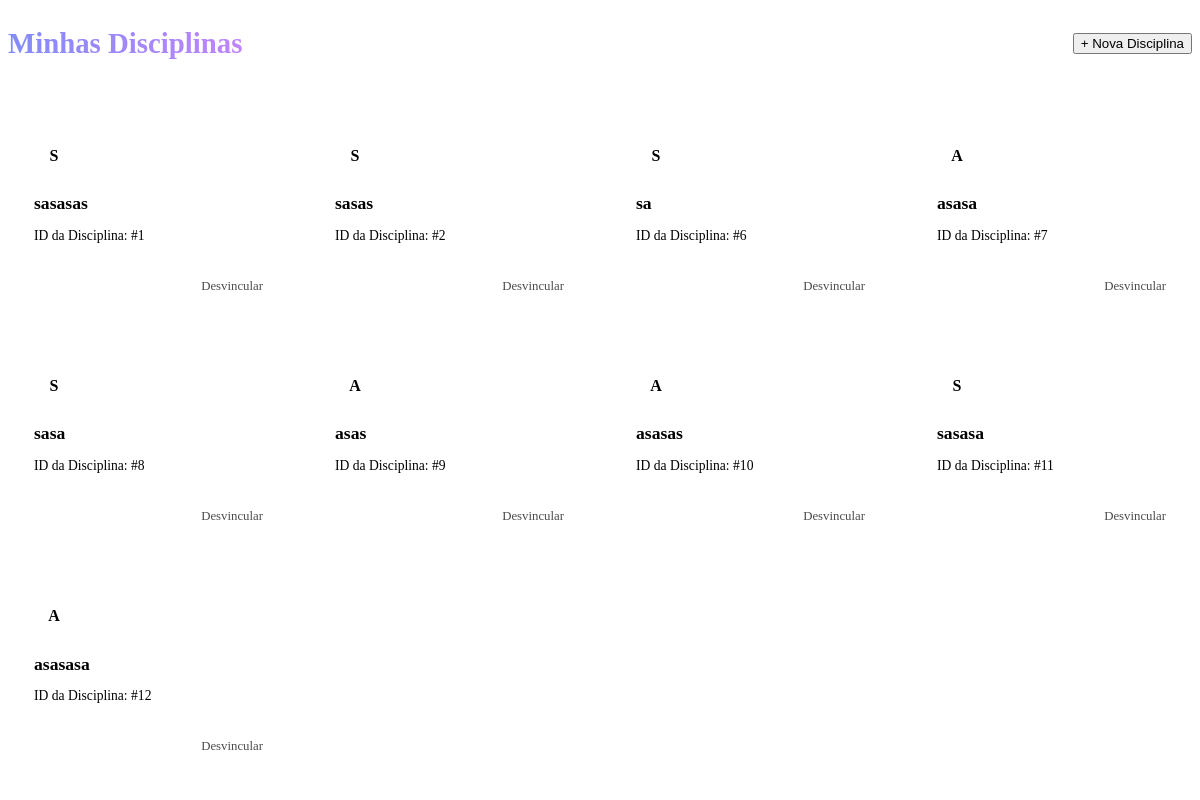
Before: /listar_disciplinas (signed in) with the older database file.
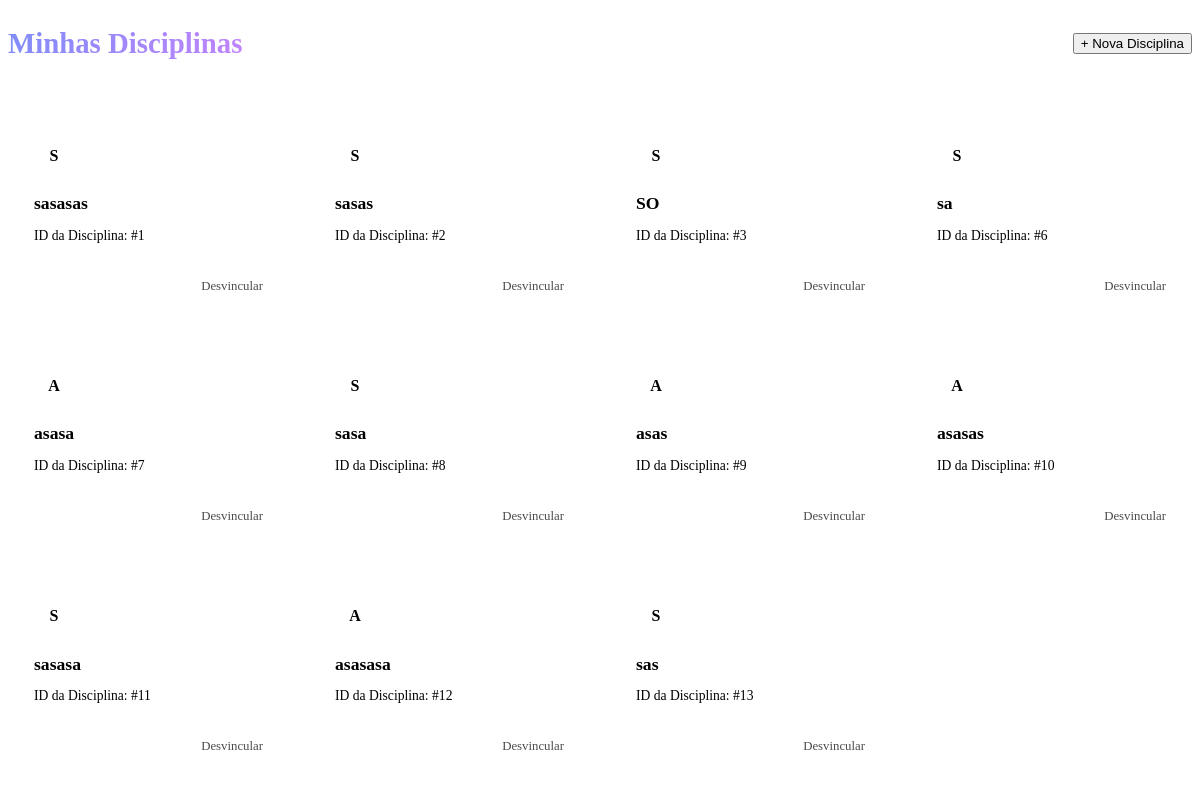
After: the same page with the newer database file.
### backend/database/database.py (models this page shows)
class Disciplina(SQLModel,table = True):
    id: Optional[int] = Field(default=None, primary_key=True)
    nome: str = Field(unique=True)

### backend/main.py (the view)
@app.get("/listar_disciplinas")
async def list_tasks(request:Request,conta_id: str = Cookie(None)):
    if not conta_id:
           raise HTTPException(
                status_code=401,detail="É necessário estar logado para essa requisição"
            )
    with Session(engine) as session:
       query = (
            select(Disciplina)
            .join(Matricula, Disciplina.id == Matricula.disciplina_id)
            .where(Matricula.aluno_id == int(conta_id))
        )
       disciplinas = session.exec(query).all()
       return templates.TemplateResponse(request=request,name="disciplinas.html",context={"disciplinas": disciplinas})

### templates/disciplinas.html (shortened to what this page needs)
<div id="container-disciplinas" style="animation: fadeIn 0.3s ease;">
    <div style="display: flex; justify-content: space-between; align-items: center; margin-bottom: 30px;">
        <h1 style="background: linear-gradient(to right, #818cf8, #c084fc); -webkit-background-clip: text; -webkit-text-fill-color: transparent; font-size: 1.8rem;">
            Minhas Disciplinas
        </h1>
        <button class="btn-home" onclick="document.getElementById('overlay').classList.add('mostrar')">
            + Nova Disciplina
        </button>
    </div>
    <div style="display: grid; grid-template-columns: repeat(auto-fill, minmax(250px, 1fr)); gap: 20px;">
        {% if disciplinas %}
            {% for disc in disciplinas %}
                <div class="card-disciplina"
                     style="background: var(--bg-card);
                            padding: 25px;
                            border-radius: 15px;
                            border: 1px solid rgba(255, 255, 255, 0.05);
                            transition: all 0.3s ease;
                            cursor: default;">
                    <div style="width: 40px; height: 40px; background: var(--input-bg); border-radius: 10px; display: flex; align-items: center; justify-content: center; margin-bottom: 15px;">
                        <span style="color: var(--primary); font-weight: bold;">{{ disc.nome[0] | upper }}</span>
                    </div>
                    <h3 style="color: var(--text-main); margin-bottom: 8px; font-size: 1.1rem;">{{ disc.nome }}</h3>
                    <p style="color: var(--text-muted); font-size: 0.85rem; margin-bottom: 20px;">
                        ID da Disciplina: #{{ disc.id }}
                    </p>
                    <div style="display: flex; justify-content: flex-end; border-top: 1px solid var(--input-border); padding-top: 15px;">
                        <span style="color: var(--error); font-size: 0.8rem; cursor: pointer; opacity: 0.7;"
                              hx-delete="/remover_disciplina/{{ disc.id }}"
                              hx-confirm="Isso não excluirá suas tarefas, apenas a matrícula. Continuar?"
                              hx-target="closest .card-disciplina"
                              hx-swap="outerHTML">
                            Desvincular
                        </span>
                    </div>
                </div>
            {% endfor %}
        {% else %}
            <div style="grid-column: 1 / -1; text-align: center; padding: 50px; color: var(--text-muted);">
                <p>Você ainda não está matriculado em nenhuma disciplina.</p>
            </div>
        {% endif %}
    </div>
</div>

Changed rows visible on the page:
now on this page (row unchanged): Disciplina: nome "S", nome "SO", id "3"
added Disciplina: nome "S", nome "sas", id "13"
